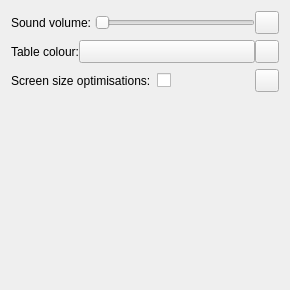
<?xml version="1.0" encoding="UTF-8"?>
<ui version="4.0">
 <class>SettingsWidget</class>
 <widget class="QWidget" name="SettingsWidget">
  <property name="geometry">
   <rect>
    <x>0</x>
    <y>0</y>
    <width>290</width>
    <height>290</height>
   </rect>
  </property>
  <property name="windowTitle">
   <string>Form</string>
  </property>
  <layout class="QVBoxLayout" name="verticalLayout">
   <item>
    <layout class="QHBoxLayout" name="horizontalLayout_2">
     <property name="spacing">
      <number>0</number>
     </property>
     <item>
      <widget class="QLabel" name="soundVolumeLabel">
       <property name="text">
        <string>Sound volume: </string>
       </property>
      </widget>
     </item>
     <item>
      <widget class="QSlider" name="soundVolumeSlider">
       <property name="sizePolicy">
        <sizepolicy hsizetype="MinimumExpanding" vsizetype="Fixed">
         <horstretch>2</horstretch>
         <verstretch>0</verstretch>
        </sizepolicy>
       </property>
       <property name="orientation">
        <enum>Qt::Horizontal</enum>
       </property>
      </widget>
     </item>
     <item>
      <widget class="QToolButton" name="revertSoundsButton">
       <property name="text">
        <string/>
       </property>
      </widget>
     </item>
    </layout>
   </item>
   <item>
    <layout class="QHBoxLayout" name="horizontalLayout">
     <property name="spacing">
      <number>0</number>
     </property>
     <item>
      <widget class="QLabel" name="textTableColourLabel">
       <property name="text">
        <string>Table colour:</string>
       </property>
      </widget>
     </item>
     <item>
      <widget class="QToolButton" name="colourButton">
       <property name="sizePolicy">
        <sizepolicy hsizetype="MinimumExpanding" vsizetype="Preferred">
         <horstretch>0</horstretch>
         <verstretch>0</verstretch>
        </sizepolicy>
       </property>
       <property name="minimumSize">
        <size>
         <width>50</width>
         <height>0</height>
        </size>
       </property>
       <property name="text">
        <string/>
       </property>
      </widget>
     </item>
     <item>
      <widget class="QToolButton" name="revertColourButton">
       <property name="text">
        <string/>
       </property>
      </widget>
     </item>
    </layout>
   </item>
   <item>
    <layout class="QHBoxLayout" name="horizontalLayout_3">
     <property name="bottomMargin">
      <number>0</number>
     </property>
     <item>
      <widget class="QLabel" name="label">
       <property name="text">
        <string>Screen size optimisations:</string>
       </property>
       <property name="alignment">
        <set>Qt::AlignLeading|Qt::AlignLeft|Qt::AlignVCenter</set>
       </property>
      </widget>
     </item>
     <item>
      <widget class="QCheckBox" name="spaceOptimisationCheck">
       <property name="text">
        <string/>
       </property>
      </widget>
     </item>
     <item>
      <widget class="QToolButton" name="revertSpaceOptimisationButton">
       <property name="text">
        <string/>
       </property>
      </widget>
     </item>
    </layout>
   </item>
   <item>
    <spacer name="verticalSpacer">
     <property name="orientation">
      <enum>Qt::Vertical</enum>
     </property>
     <property name="sizeHint" stdset="0">
      <size>
       <width>20</width>
       <height>40</height>
      </size>
     </property>
    </spacer>
   </item>
  </layout>
 </widget>
 <resources/>
 <connections/>
</ui>
